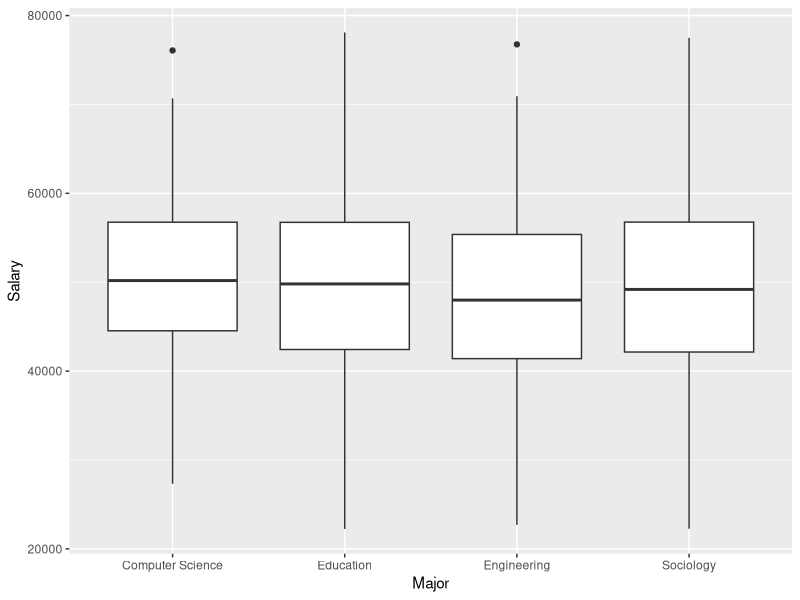
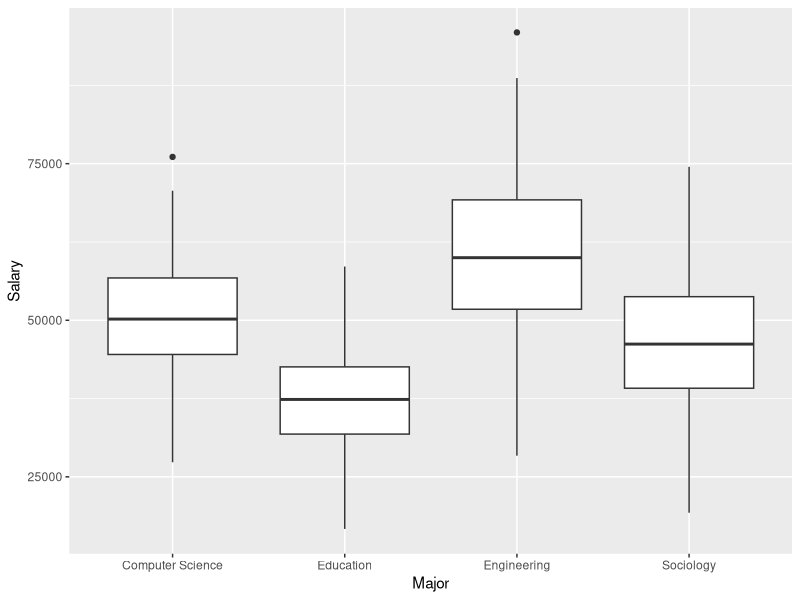

These charts were generated, in order, by the following R code:
# Load necessary libraries
library(ggplot2)
library(dplyr)
library(car)

# Set seed for reproducibility
set.seed(1663)

# Generate data
n <- 1000
salaries <- rnorm(n, mean = 50000, sd = 10000)
majors <- c('Engineering', 'Computer Science', 'Sociology', 'Education')
school_types <- c('Public', 'Private')
ages <- sample(22:65, n, replace = TRUE)
genders <- c('Male', 'Female')

data <- data.frame(
  Major = sample(majors, n, replace = TRUE),
  Salary = salaries,
  School_Type = sample(school_types, n, replace = TRUE),
  Age = ages,
  Gender = sample(genders, n, replace = TRUE)
)

# Box plots by factor (major)
ggplot(data, aes(x = Major, y = Salary)) +
  geom_boxplot() +
  xlab('Major') +
  ylab('Salary')

# Means by factor (major)
grouped_means <- data %>%
  group_by(Major) %>%
  summarise(mean = mean(Salary))
print(grouped_means)

# ANOVA Assumption 1: Normally distributed data
# Shapiro-Wilk test for normality
grouped_data <- data %>%
  group_by(Major)

for (group in unique(grouped_data$Major)) {
  print(paste("Shapiro-Wilk Test Results for", group))
  print(shapiro.test(grouped_data$Salary[grouped_data$Major == group]))
}

# Levene's test for homogeneity of variances
leveneTest(Salary ~ Major, data = data)

# Perform one-way ANOVA
anova_results <- aov(Salary ~ Major, data = data)
summary(anova_results)

# Create some differences
data$Salary[data$Major == 'Engineering'] <- data$Salary[data$Major == 'Engineering'] * 1.25
data$Salary[data$Major == 'Education'] <- data$Salary[data$Major == 'Education'] * 0.75
data$Salary[data$Major == 'Sociology'] <- data$Salary[data$Major == 'Sociology'] - 3000

# Box plots by factor (major) after creating differences
ggplot(data, aes(x = Major, y = Salary)) +
  geom_boxplot() +
  xlab('Major') +
  ylab('Salary')

# Means by factor (major) after creating differences
grouped_means <- data %>%
  group_by(Major) %>%
  summarise(mean = mean(Salary))
print(grouped_means)

# Perform one-way ANOVA after creating differences
anova_results <- aov(Salary ~ Major, data = data)
summary(anova_results)

# Two Way ANOVA
# Reset fake data
set.seed(1663)
data <- data.frame(
  Major = sample(majors, n, replace = TRUE),
  Salary = rnorm(n, mean = 50000, sd = 10000),
  School_Type = sample(school_types, n, replace = TRUE),
  Age = sample(22:65, n, replace = TRUE),
  Gender = sample(genders, n, replace = TRUE)
)

# Perform two-way ANOVA
anova_results <- aov(Salary ~ Major + School_Type + Major:Gender, data = data)
summary(anova_results)

# Create some differences and test again
data$Salary[data$Major == 'Engineering'] <- data$Salary[data$Major == 'Engineering'] * 1.25
data$Salary[data$Major == 'Education'] <- data$Salary[data$Major == 'Education'] * 0.75
data$Salary[data$Major == 'Sociology'] <- data$Salary[data$Major == 'Sociology'] - 3000
data$Salary[data$School_Type == 'Private'] <- data$Salary[data$School_Type == 'Private'] + 6000

# Means by Major after creating differences
grouped_means <- data %>%
  group_by(Major) %>%
  summarise(mean = mean(Salary))
print(grouped_means)

# Means by School Type after creating differences
grouped_means <- data %>%
  group_by(School_Type) %>%
  summarise(mean = mean(Salary))
print(grouped_means)

# Perform two-way ANOVA after creating differences
anova_results <- aov(Salary ~ Major + School_Type + Major:School_Type, data = data)
summary(anova_results)
